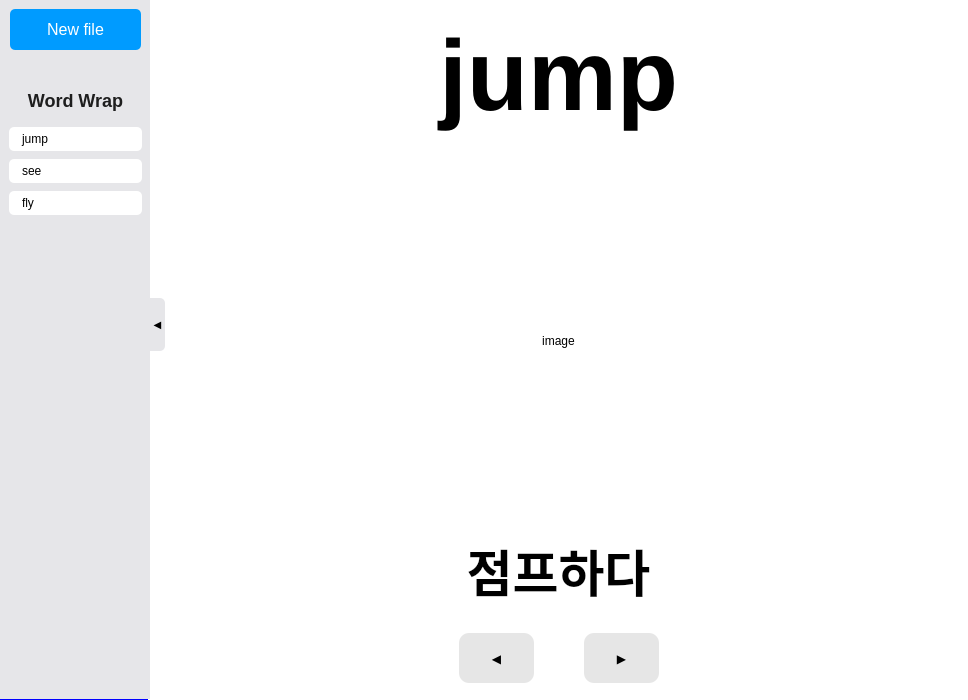
<?xml version="1.0" encoding="UTF-8"?>
<ui version="4.0">
 <class>MainApp</class>
 <widget class="QMainWindow" name="MainApp">
  <property name="geometry">
   <rect>
    <x>0</x>
    <y>0</y>
    <width>968</width>
    <height>700</height>
   </rect>
  </property>
  <property name="minimumSize">
   <size>
    <width>900</width>
    <height>700</height>
   </size>
  </property>
  <property name="windowTitle">
   <string>MainWindow</string>
  </property>
  <property name="styleSheet">
   <string notr="true">QObject {
background-color: blue;
border: 0px solid;
margin: 0px;
padding: 0px;
border-color: rgb(0, 0, 255);
}
QWidget {
color: black;
font: 16px &quot;Segoe UI&quot;;
}</string>
  </property>
  <widget class="QWidget" name="mb_1">
   <widget class="QWidget" name="mb_voca_adj" native="true">
    <property name="geometry">
     <rect>
      <x>0</x>
      <y>-1</y>
      <width>165</width>
      <height>701</height>
     </rect>
    </property>
    <property name="styleSheet">
     <string notr="true">QObject {
margin: 0px;
background-color: transparent;
}</string>
    </property>
    <widget class="QWidget" name="mb_voca_btn_adj" native="true">
     <property name="geometry">
      <rect>
       <x>150</x>
       <y>0</y>
       <width>15</width>
       <height>650</height>
      </rect>
     </property>
     <property name="sizePolicy">
      <sizepolicy hsizetype="Preferred" vsizetype="Preferred">
       <horstretch>0</horstretch>
       <verstretch>0</verstretch>
      </sizepolicy>
     </property>
     <property name="maximumSize">
      <size>
       <width>15</width>
       <height>16777215</height>
      </size>
     </property>
     <property name="layoutDirection">
      <enum>Qt::LeftToRight</enum>
     </property>
     <property name="styleSheet">
      <string notr="true">QWidget {
margin: 0px;
font: 10px;
}
QPushButton#mb_voca_expand {
padding-left: 0px;
padding-right: 0px;
padding-top: 20px;
padding-bottom: 20px;
border-top-right-radius: 5px;
border-bottom-right-radius: 5px;
background-color: rgb(230, 230, 233);
font: 10px;
}</string>
     </property>
     <layout class="QVBoxLayout" name="verticalLayout" stretch="0,0,0">
      <property name="spacing">
       <number>0</number>
      </property>
      <property name="leftMargin">
       <number>0</number>
      </property>
      <property name="topMargin">
       <number>0</number>
      </property>
      <property name="rightMargin">
       <number>0</number>
      </property>
      <property name="bottomMargin">
       <number>0</number>
      </property>
      <item>
       <spacer name="mb_voca_spcacer_top">
        <property name="orientation">
         <enum>Qt::Vertical</enum>
        </property>
        <property name="sizeHint" stdset="0">
         <size>
          <width>20</width>
          <height>40</height>
         </size>
        </property>
       </spacer>
      </item>
      <item>
       <widget class="QPushButton" name="mb_voca_expand">
        <property name="sizePolicy">
         <sizepolicy hsizetype="Preferred" vsizetype="Preferred">
          <horstretch>0</horstretch>
          <verstretch>0</verstretch>
         </sizepolicy>
        </property>
        <property name="text">
         <string>◀</string>
        </property>
        <property name="autoRepeatDelay">
         <number>300</number>
        </property>
       </widget>
      </item>
      <item>
       <spacer name="mb_voca_spcacer_bottom">
        <property name="orientation">
         <enum>Qt::Vertical</enum>
        </property>
        <property name="sizeHint" stdset="0">
         <size>
          <width>20</width>
          <height>40</height>
         </size>
        </property>
       </spacer>
      </item>
     </layout>
    </widget>
    <widget class="QWidget" name="mb_voca_main" native="true">
     <property name="enabled">
      <bool>true</bool>
     </property>
     <property name="geometry">
      <rect>
       <x>0</x>
       <y>0</y>
       <width>150</width>
       <height>700</height>
      </rect>
     </property>
     <property name="sizePolicy">
      <sizepolicy hsizetype="Preferred" vsizetype="Preferred">
       <horstretch>0</horstretch>
       <verstretch>0</verstretch>
      </sizepolicy>
     </property>
     <property name="minimumSize">
      <size>
       <width>150</width>
       <height>0</height>
      </size>
     </property>
     <property name="maximumSize">
      <size>
       <width>150</width>
       <height>16777215</height>
      </size>
     </property>
     <property name="styleSheet">
      <string notr="true">QWidget {
padding: 5px;
background-color: rgb(230, 230, 233);
}
QWidget.QLabel {
color: rgb(30, 30, 30);
font: 18px;
font-weight: bold;
qproperty-alignment: AlignCenter;
}
QListWidget::item {
background-color: rgb(255, 255, 255); 
border-radius: 5px;
padding: 5px;
padding-left: 10px;
padding-right: 10px;
color: black;
}
QListWidget::item:hover {
background-color: rgb(0, 155, 255); 
color: white;
font-weight: bold;
}
QWidget.QPushButton#mb_voca_open {
font: 16px;
color: white;
border-radius: 5px;
background-color: rgb(0, 155, 255);
}
QWidget.QPushButton#mb_voca_open:hover {
font: 16px;
color: white;
border-radius: 5px;
background-color: rgba(0, 155, 255, 80);
}
QListView {margin: 0px;}
QListView::item {
margin:4px;
}</string>
     </property>
     <widget class="QLabel" name="mb_voca_title">
      <property name="geometry">
       <rect>
        <x>0</x>
        <y>81</y>
        <width>151</width>
        <height>40</height>
       </rect>
      </property>
      <property name="text">
       <string>Word Wrap</string>
      </property>
      <property name="alignment">
       <set>Qt::AlignCenter</set>
      </property>
     </widget>
     <widget class="QListWidget" name="mb_voca_word">
      <property name="geometry">
       <rect>
        <x>0</x>
        <y>119</y>
        <width>151</width>
        <height>581</height>
       </rect>
      </property>
      <property name="sizePolicy">
       <sizepolicy hsizetype="Expanding" vsizetype="Maximum">
        <horstretch>0</horstretch>
        <verstretch>0</verstretch>
       </sizepolicy>
      </property>
      <property name="cursor" stdset="0">
       <cursorShape>PointingHandCursor</cursorShape>
      </property>
      <property name="contextMenuPolicy">
       <enum>Qt::NoContextMenu</enum>
      </property>
      <property name="styleSheet">
       <string notr="true"/>
      </property>
      <property name="frameShape">
       <enum>QFrame::NoFrame</enum>
      </property>
      <property name="frameShadow">
       <enum>QFrame::Plain</enum>
      </property>
      <property name="lineWidth">
       <number>0</number>
      </property>
      <property name="verticalScrollBarPolicy">
       <enum>Qt::ScrollBarAlwaysOff</enum>
      </property>
      <property name="autoScrollMargin">
       <number>16</number>
      </property>
      <property name="isWrapping" stdset="0">
       <bool>false</bool>
      </property>
      <property name="resizeMode">
       <enum>QListView::Fixed</enum>
      </property>
      <property name="layoutMode">
       <enum>QListView::SinglePass</enum>
      </property>
      <property name="spacing">
       <number>5</number>
      </property>
      <property name="viewMode">
       <enum>QListView::ListMode</enum>
      </property>
      <property name="wordWrap">
       <bool>false</bool>
      </property>
      <item>
       <property name="text">
        <string>jump</string>
       </property>
      </item>
      <item>
       <property name="text">
        <string>see</string>
       </property>
      </item>
      <item>
       <property name="text">
        <string>fly</string>
       </property>
      </item>
     </widget>
     <widget class="QPushButton" name="mb_voca_open">
      <property name="geometry">
       <rect>
        <x>10</x>
        <y>10</y>
        <width>131</width>
        <height>41</height>
       </rect>
      </property>
      <property name="text">
       <string>New file</string>
      </property>
     </widget>
    </widget>
   </widget>
   <widget class="QWidget" name="mb_show_adj" native="true">
    <property name="geometry">
     <rect>
      <x>148</x>
      <y>0</y>
      <width>821</width>
      <height>700</height>
     </rect>
    </property>
    <property name="styleSheet">
     <string notr="true">QWidget {
background-color: white;
}
QPushButton#back, 
QPushButton#forward {
background-color: rgb(230, 230, 230);
border-radius: 10px;
}

QLabel#mb_show_eng {
font: 100px;
font-weight: bold;
}
QLabel#mb_show_kor {
font: 50px;
font-weight: bold;
}</string>
    </property>
    <widget class="QWidget" name="mb_show_btns_adj" native="true">
     <property name="geometry">
      <rect>
       <x>0</x>
       <y>630</y>
       <width>821</width>
       <height>57</height>
      </rect>
     </property>
     <layout class="QHBoxLayout" name="horizontalLayout">
      <property name="spacing">
       <number>0</number>
      </property>
      <property name="leftMargin">
       <number>0</number>
      </property>
      <property name="topMargin">
       <number>0</number>
      </property>
      <property name="rightMargin">
       <number>0</number>
      </property>
      <property name="bottomMargin">
       <number>0</number>
      </property>
      <item>
       <spacer name="mb_show_spacer_left">
        <property name="orientation">
         <enum>Qt::Horizontal</enum>
        </property>
        <property name="sizeHint" stdset="0">
         <size>
          <width>40</width>
          <height>20</height>
         </size>
        </property>
       </spacer>
      </item>
      <item>
       <widget class="QWidget" name="mb_show_btn_widget" native="true">
        <property name="minimumSize">
         <size>
          <width>200</width>
          <height>0</height>
         </size>
        </property>
        <property name="maximumSize">
         <size>
          <width>16777215</width>
          <height>16777215</height>
         </size>
        </property>
        <layout class="QHBoxLayout" name="horizontalLayout_2">
         <property name="spacing">
          <number>0</number>
         </property>
         <property name="leftMargin">
          <number>0</number>
         </property>
         <property name="topMargin">
          <number>0</number>
         </property>
         <property name="rightMargin">
          <number>0</number>
         </property>
         <property name="bottomMargin">
          <number>0</number>
         </property>
         <item>
          <widget class="QPushButton" name="back">
           <property name="minimumSize">
            <size>
             <width>0</width>
             <height>50</height>
            </size>
           </property>
           <property name="maximumSize">
            <size>
             <width>100</width>
             <height>16777215</height>
            </size>
           </property>
           <property name="text">
            <string>◀</string>
           </property>
          </widget>
         </item>
         <item>
          <widget class="QLabel" name="dummy">
           <property name="maximumSize">
            <size>
             <width>50</width>
             <height>16777215</height>
            </size>
           </property>
           <property name="text">
            <string/>
           </property>
          </widget>
         </item>
         <item>
          <widget class="QPushButton" name="forward">
           <property name="minimumSize">
            <size>
             <width>0</width>
             <height>50</height>
            </size>
           </property>
           <property name="maximumSize">
            <size>
             <width>100</width>
             <height>16777215</height>
            </size>
           </property>
           <property name="text">
            <string>▶</string>
           </property>
          </widget>
         </item>
        </layout>
       </widget>
      </item>
      <item>
       <spacer name="mb_show_spacer_right">
        <property name="orientation">
         <enum>Qt::Horizontal</enum>
        </property>
        <property name="sizeHint" stdset="0">
         <size>
          <width>40</width>
          <height>20</height>
         </size>
        </property>
       </spacer>
      </item>
     </layout>
    </widget>
    <widget class="QLabel" name="mb_show_eng">
     <property name="geometry">
      <rect>
       <x>0</x>
       <y>10</y>
       <width>821</width>
       <height>131</height>
      </rect>
     </property>
     <property name="text">
      <string>jump</string>
     </property>
     <property name="alignment">
      <set>Qt::AlignCenter</set>
     </property>
    </widget>
    <widget class="QLabel" name="mb_show_image">
     <property name="geometry">
      <rect>
       <x>0</x>
       <y>160</y>
       <width>821</width>
       <height>361</height>
      </rect>
     </property>
     <property name="text">
      <string>image</string>
     </property>
     <property name="alignment">
      <set>Qt::AlignCenter</set>
     </property>
    </widget>
    <widget class="QLabel" name="mb_show_kor">
     <property name="geometry">
      <rect>
       <x>0</x>
       <y>530</y>
       <width>821</width>
       <height>81</height>
      </rect>
     </property>
     <property name="text">
      <string>점프하다</string>
     </property>
     <property name="alignment">
      <set>Qt::AlignCenter</set>
     </property>
    </widget>
   </widget>
   <zorder>mb_show_adj</zorder>
   <zorder>mb_voca_adj</zorder>
  </widget>
 </widget>
 <resources/>
 <connections/>
</ui>
